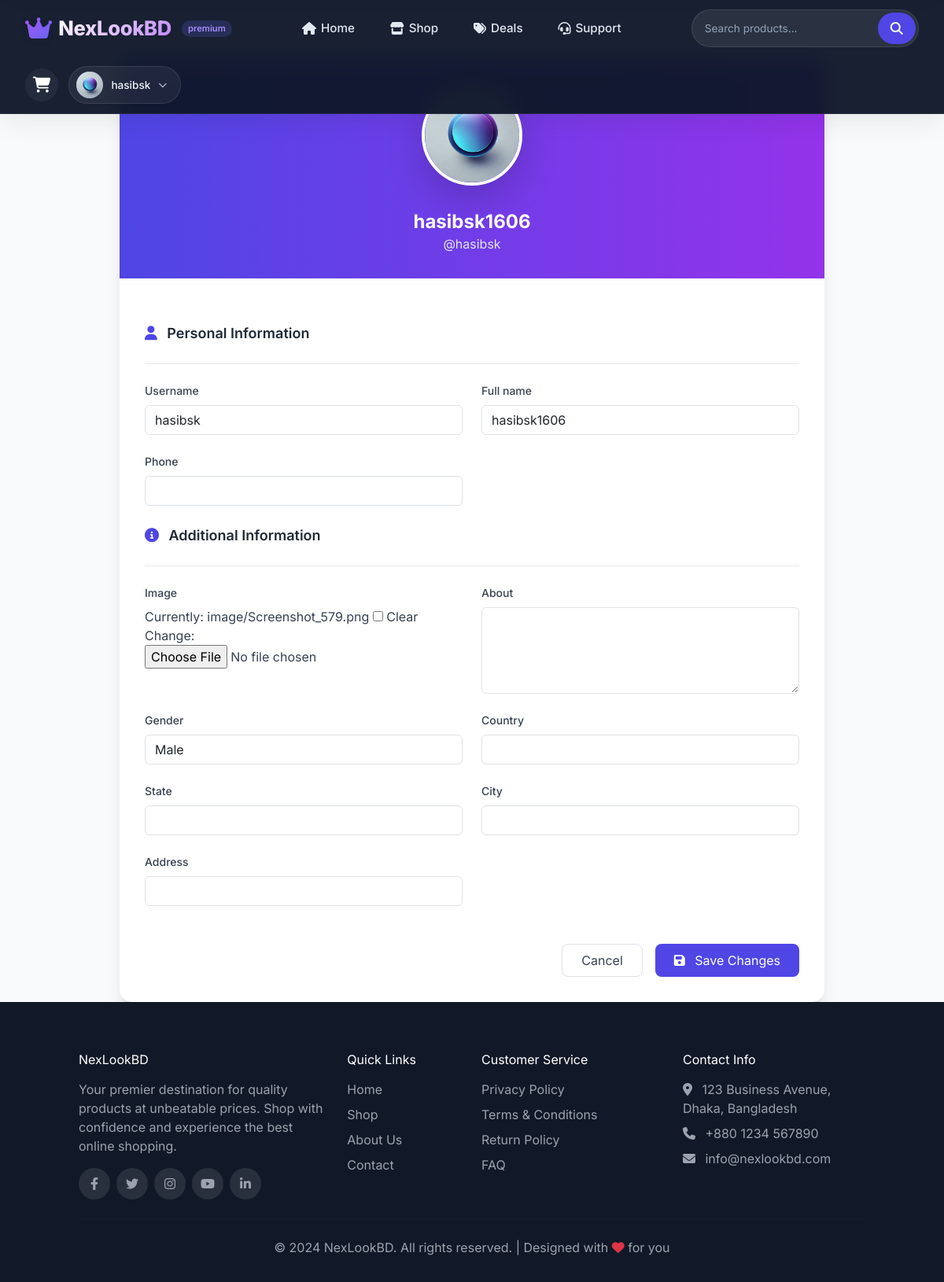
/accounts/profile/ (signed in), run on the app's committed database.
### userauths/models.py (models this page shows, shortened)
class User(AbstractUser):
    username = models.CharField(max_length=100, unique=True)
    email = models.EmailField(unique=True)
    full_name = models.CharField(max_length=100, null=True, blank=True)
    phone = models.CharField(max_length=100, null=True, blank=True)
    otp = models.CharField(max_length=100, null=True, blank=True)
    USERNAME_FIELD = 'email'
    REQUIRED_FIELDS = ['username']

class Profile(models.Model):
    user = models.OneToOneField(User, on_delete=models.CASCADE)
    image = models.ImageField(upload_to="image", default="default/default_user.jpg", null=True, blank=True)
    full_name = models.CharField(max_length=100, blank=True, null=True)
    about = models.TextField(blank=True, null=True)
    gender = models.CharField(max_length=100, blank=True, null=True)
    country = models.CharField(max_length=100, blank=True, null=True)
    state = models.CharField(max_length=100, blank=True, null=True)
    city = models.CharField(max_length=100, blank=True, null=True)
    address = models.CharField(max_length=100, blank=True, null=True)
    date = models.DateTimeField(auto_now_add=True)
    pid = ShortUUIDField(unique=True, length=10, max_length=20, alphabet="abcdefghijklm")

### userauths/views.py (the view)
# urls.py: path('profile/', views.profile_view, name='profile'),
@login_required
def profile_view(request):
    profile = request.user.profile
    if request.method == 'POST':
        user_form = UserUpdateForm(request.POST, instance=request.user)
        profile_form = ProfileUpdateForm(request.POST, request.FILES, instance=profile)
        if user_form.is_valid() and profile_form.is_valid():
            user_form.save()
            profile_form.save()
            messages.success(request, 'Your profile has been updated successfully!')
            return redirect('accounts:profile')
        else:
            messages.error(request, 'Please correct the errors below.')
    else:
        user_form = UserUpdateForm(instance=request.user)
        profile_form = ProfileUpdateForm(instance=profile)
    context = {
        'user_form': user_form,
        'profile_form': profile_form,
        'profile': profile,
    }
    return render(request, 'accounts/profile.html', context)

### userauths/forms.py
class UserUpdateForm(forms.ModelForm):
    class Meta:
        model = User
        fields = ['username', 'full_name', 'phone']
        widgets = {
            'username': forms.TextInput(attrs={'class': 'form-control'}),
            'full_name': forms.TextInput(attrs={'class': 'form-control'}),
            'phone': forms.TextInput(attrs={'class': 'form-control'}),
        }

class ProfileUpdateForm(forms.ModelForm):
    class Meta:
        model = Profile
        fields = ['image', 'about', 'gender', 'country', 'state', 'city', 'address']
        widgets = {
            'about': forms.Textarea(attrs={'class': 'form-control', 'rows': 4}),
            'gender': forms.Select(attrs={'class': 'form-control'}, choices=[('', 'Select Gender'), ('Male', 'Male'), ('Female', 'Female'), ('Other', 'Other')]),
            'country': forms.TextInput(attrs={'class': 'form-control'}),
            'state': forms.TextInput(attrs={'class': 'form-control'}),
            'city': forms.TextInput(attrs={'class': 'form-control'}),
            'address': forms.TextInput(attrs={'class': 'form-control'}),
        }

### templates/accounts/profile.html (shortened to what this page needs)
{% extends 'accounts/base.html' %}
{% block content %}
<div class="max-w-4xl mx-auto">
    <div class="bg-white rounded-2xl shadow-xl overflow-hidden">
        <div class="bg-gradient-to-r from-indigo-600 to-purple-600 px-6 py-8 text-center text-white">
            <div class="relative inline-block">
                {% if profile.image %}
                    <img src="{{ profile.image.url }}" alt="{{ user.full_name }}" class="w-32 h-32 rounded-full border-4 border-white shadow-lg object-cover mx-auto">
                {% else %}
                    <div class="w-32 h-32 rounded-full border-4 border-white shadow-lg bg-white flex items-center justify-center mx-auto">
                        <i class="fas fa-user text-6xl text-indigo-600"></i>
                    </div>
                {% endif %}
            </div>
            <h2 class="text-2xl font-bold mt-4">{{ user.full_name|default:user.email }}</h2>
            <p class="text-indigo-100">@{{ user.username }}</p>
        </div>
        <div class="p-8">
            <form method="POST" enctype="multipart/form-data" class="space-y-6">
                <div class="border-b pb-4 mb-4">
                    <h3 class="text-lg font-semibold text-gray-800">
                        <i class="fas fa-user mr-2 text-indigo-600"></i> Personal Information
                    </h3>
                </div>
                <div class="grid grid-cols-1 md:grid-cols-2 gap-6">
                    {% for field in user_form %}
                    <div>
                        <label for="{{ field.id_for_label }}" class="block text-sm font-medium text-gray-700 mb-2">
                            {{ field.label }}
                        </label>
                        {{ field }}
                    </div>
                    {% endfor %}
                </div>
                <div class="border-b pb-4 mb-4 mt-6">
                    <h3 class="text-lg font-semibold text-gray-800">
                        <i class="fas fa-info-circle mr-2 text-indigo-600"></i> Additional Information
                    </h3>
                </div>
                <div class="grid grid-cols-1 md:grid-cols-2 gap-6">
                    {% for field in profile_form %}
                    <div>
                        <label for="{{ field.id_for_label }}" class="block text-sm font-medium text-gray-700 mb-2">
                            {{ field.label }}
                        </label>
                        {% if field.name == 'image' %}
                            <div class="mt-1">
                                {{ field }}
                            </div>
                        {% else %}
                            {{ field }}
                        {% endif %}
                    </div>
                    {% endfor %}
                </div>
                <div class="flex justify-end space-x-4 pt-6">
                    <a href="{% url 'accounts:dashboard' %}" class="px-6 py-2 border border-gray-300 rounded-lg text-gray-700 hover:bg-gray-50 transition-colors">
                        Cancel
                    </a>
                    <button type="submit" class="px-6 py-2 bg-indigo-600 text-white rounded-lg hover:bg-indigo-700 transition-all transform hover:scale-105">
                        <i class="fas fa-save mr-2"></i> Save Changes
                    </button>
                </div>
            </form>
        </div>
    </div>
</div>
{% endblock %}

### templates/accounts/base.html (shortened to what this page needs)
<!DOCTYPE html>
<html lang="en">
<head>
    <link href="https://cdn.jsdelivr.net/npm/bootstrap@5.3.0/dist/css/bootstrap.min.css" rel="stylesheet">
    <link rel="stylesheet" href="https://cdnjs.cloudflare.com/ajax/libs/font-awesome/6.4.0/css/all.min.css">
    <link href="https://unpkg.com/aos@2.3.1/dist/aos.css" rel="stylesheet">
    <link rel="stylesheet" type="text/css" href="https://cdn.jsdelivr.net/npm/slick-carousel@1.8.1/slick/slick.css"/>
    <link rel="stylesheet" type="text/css" href="https://cdn.jsdelivr.net/npm/slick-carousel@1.8.1/slick/slick-theme.css"/>
</head>
<body>
<nav class="navbar-mordern" id="modernNavbar">
    <div class="nav-container">
        <a href="{% url 'store:home' %}" class="brand-logo">
            <i class="fas fa-crown logo-icon"></i>
            <span class="logo-text">NexLookBD</span>
            <span class="logo-badge">premium</span>
        </a>
        <ul class="nav-links">
            <li class="nav-link-item {% if request.resolver_match.url_name == 'home' %}active-link{% endif %}">
                <a href="{% url 'store:home' %}"><i class="fas fa-home"></i> Home</a>
            </li>
            <li class="nav-link-item {% if request.resolver_match.url_name == 'shop' %}active-link{% endif %}">
                <a href="{% url 'store:shop' %}"><i class="fas fa-store"></i> Shop</a>
            </li>
            <li class="nav-link-item">
                <a href="#"><i class="fas fa-tags"></i> Deals</a>
            </li>
            <li class="nav-link-item">
                <a href="#"><i class="fas fa-headset"></i> Support</a>
            </li>
        </ul>
        <form class="search-wrapper" method="GET" action="{% url 'store:search' %}">
            <input type="text" name="q" class="search-input" placeholder="Search products..." aria-label="Search" value="{{ search_query|default:'' }}">
            <button type="submit" class="search-btn"><i class="fas fa-search"></i></button>
        </form>
        <div style="display: flex; align-items: center; gap: 0.8rem;">
            <div class="cart-icon">
                <a href="{% url 'store:cart' %}"><i class="fas fa-shopping-cart"></i></a>
            </div>
            {% if user.is_authenticated %}
            <div class="user-dropdown">
                <div class="user-toggle">
                    <div class="user-avatar">
                        {% if user.profile.image %}
                        <img src="{{ user.profile.image.url }}" alt="avatar">
                        {% else %}
                        <i class="fas fa-user-astronaut" style="font-size: 1rem;"></i>
                        {% endif %}
                    </div>
                    <span class="user-name">{{ user.username|truncatechars:10 }}</span>
                    <i class="fas fa-chevron-down" style="font-size: 0.7rem; color: #a0aec0;"></i>
                </div>
            </div>
            {% endif %}
        </div>
    </div>
</nav>
<main>
    {% block content %}{% endblock %}
</main>
<footer class="footer">
    <div class="container">
        <div class="row g-4">
            <div class="col-lg-4">
                <h4 class="text-white mb-3">NexLookBD</h4>
                <p>Your premier destination for quality products at unbeatable prices. Shop with confidence and experience the best online shopping.</p>
                <div class="d-flex gap-2 mt-3">
                    <a href="#" class="social-icon"><i class="fab fa-facebook-f"></i></a>
                    <a href="#" class="social-icon"><i class="fab fa-twitter"></i></a>
                    <a href="#" class="social-icon"><i class="fab fa-instagram"></i></a>
                    <a href="#" class="social-icon"><i class="fab fa-youtube"></i></a>
                    <a href="#" class="social-icon"><i class="fab fa-linkedin-in"></i></a>
                </div>
            </div>
            <div class="col-lg-2 col-md-6">
                <h5 class="text-white mb-3">Quick Links</h5>
                <ul class="list-unstyled">
                    <li class="mb-2"><a href="{% url 'store:home' %}">Home</a></li>
                    <li class="mb-2"><a href="{% url 'store:shop' %}">Shop</a></li>
                    <li class="mb-2"><a href="#">About Us</a></li>
                    <li class="mb-2"><a href="#">Contact</a></li>
                </ul>
            </div>
            <div class="col-lg-3 col-md-6">
                <h5 class="text-white mb-3">Customer Service</h5>
                <ul class="list-unstyled">
                    <li class="mb-2"><a href="#">Privacy Policy</a></li>
                    <li class="mb-2"><a href="#">Terms & Conditions</a></li>
                    <li class="mb-2"><a href="#">Return Policy</a></li>
                    <li class="mb-2"><a href="#">FAQ</a></li>
                </ul>
            </div>
            <div class="col-lg-3">
                <h5 class="text-white mb-3">Contact Info</h5>
                <ul class="list-unstyled">
                    <li class="mb-2">
                        <i class="fas fa-map-marker-alt me-2"></i>
                        123 Business Avenue, Dhaka, Bangladesh
                    </li>
                    <li class="mb-2">
                        <i class="fas fa-phone me-2"></i>
                        +880 1234 567890
                    </li>
                    <li class="mb-2">
                        <i class="fas fa-envelope me-2"></i>
                        info@nexlookbd.com
                    </li>
                </ul>
            </div>
        </div>
        <hr class="my-4" style="border-color: rgba(255,255,255,0.1);">
        <div class="text-center">
            <p class="mb-0">&copy; 2024 NexLookBD. All rights reserved. | Designed with <i class="fas fa-heart text-danger"></i> for you</p>
        </div>
    </div>
</footer>
<script src="https://cdn.tailwindcss.com"></script>
</body>
</html>

### templates/accounts/base.html (style rules this page uses)
:root { --primary-color: #6366f1; --primary-dark: #4f46e5; --secondary-color: #10b981; --dark-color: #1f2937; --light-color: #f9fafb; --danger-color: #ef4444; --warning-color: #f59e0b; --text-color: #374151; --border-color: #e5e7eb; }
* { margin: 0; padding: 0; box-sizing: border-box; }
body { font-family: 'Inter', sans-serif; color: var(--text-color); background-color: var(--light-color); overflow-x: hidden; padding-top: 76px; }
.navbar-mordern { background: rgba(15, 23, 42, 0.96); backdrop-filter: blur(12px); box-shadow: 0 8px 32px rgba(0, 0, 0, 0.08); transition: all 0.3s cubic-bezier(0.2, 0.9, 0.4, 1.1); padding: 0.75rem 0; position: fixed; top: 0; left: 0; width: 100%; z-index: 1000; border-bottom: 1px solid rgba(255, 255, 255, 0.08); }
.nav-container { max-width: 1400px; margin: 0 auto; padding: 0 2rem; display: flex; align-items: center; justify-content: space-between; gap: 1.5rem; flex-wrap: wrap; }
.brand-logo { display: flex; align-items: center; gap: 8px; text-decoration: none; }
.logo-icon { font-size: 1.9rem; background: linear-gradient(145deg, #a855f7, #6366f1); -webkit-background-clip: text; background-clip: text; color: transparent; filter: drop-shadow(0 2px 4px rgba(0,0,0,0.1)); }
.logo-text { font-size: 1.6rem; font-weight: 800; letter-spacing: -0.3px; background: linear-gradient(135deg, #ffffff, #c084fc); -webkit-background-clip: text; background-clip: text; color: transparent; }
.logo-badge { background: rgba(99, 102, 241, 0.2); border-radius: 40px; font-size: 0.7rem; font-weight: 600; padding: 2px 8px; color: #a78bfa; margin-left: 5px; }
.nav-links { display: flex; align-items: center; gap: 1rem; list-style: none; margin: 0; padding: 0; }
.nav-link-item { position: relative; }
.nav-link-item a { color: #e2e8f0; text-decoration: none; font-weight: 500; font-size: 0.95rem; padding: 0.5rem 0.9rem; border-radius: 40px; transition: all 0.2s ease; display: inline-flex; align-items: center; gap: 6px; }
.nav-link-item a i { font-size: 1rem; transition: transform 0.2s; }
.user-dropdown { position: relative; }
.user-toggle { display: flex; align-items: center; gap: 10px; background: rgba(255,255,255,0.06); border-radius: 50px; padding: 0.35rem 1rem 0.35rem 0.6rem; cursor: pointer; transition: all 0.2s; border: 1px solid rgba(255,255,255,0.1); }
.user-avatar { width: 34px; height: 34px; border-radius: 50%; background: linear-gradient(145deg, #818cf8, #4f46e5); display: flex; align-items: center; justify-content: center; color: white; font-weight: bold; overflow: hidden; }
.user-avatar img { width: 100%; height: 100%; object-fit: cover; }
.user-name { font-size: 0.85rem; font-weight: 500; color: #f1f5f9; }
.cart-icon { position: relative; background: rgba(255,255,255,0.05); width: 42px; height: 42px; display: flex; align-items: center; justify-content: center; border-radius: 40px; transition: all 0.2s; }
.cart-icon a { color: white; font-size: 1.25rem; text-decoration: none; }
.search-wrapper { display: flex; align-items: center; background: rgba(255, 255, 255, 0.08); border-radius: 60px; padding: 0.2rem 0.2rem 0.2rem 1rem; border: 1px solid rgba(255,255,255,0.1); transition: all 0.2s; margin: 0; }
.search-input { background: transparent; border: none; padding: 0.5rem 0; font-size: 0.85rem; color: white; width: 220px; outline: none; }
.search-input::placeholder { color: #94a3b8; }
.search-btn { background: #4f46e5; border: none; border-radius: 50px; padding: 0.5rem 1rem; color: white; cursor: pointer; transition: 0.2s; font-weight: 500; }
.footer { background: #111827; color: #9ca3af; padding: 4rem 0 2rem; }
.footer a { color: #9ca3af; text-decoration: none; transition: color 0.3s; }
.social-icon { width: 40px; height: 40px; border-radius: 50%; background: rgba(255,255,255,0.1); display: inline-flex; align-items: center; justify-content: center; transition: all 0.3s; }

### data on the page
User: profile.image (picture), username "hasibsk", full_name "hasibsk1606", user_form "hasibsk" "hasibsk1606"
Profile: image (picture), profile_form "Male"

### other printed values
{{ field.label }} "Username" "Full name" "Phone"
{{ field.label }} "Image" "About" "Gender" "Country" "State" "City" "Address"
